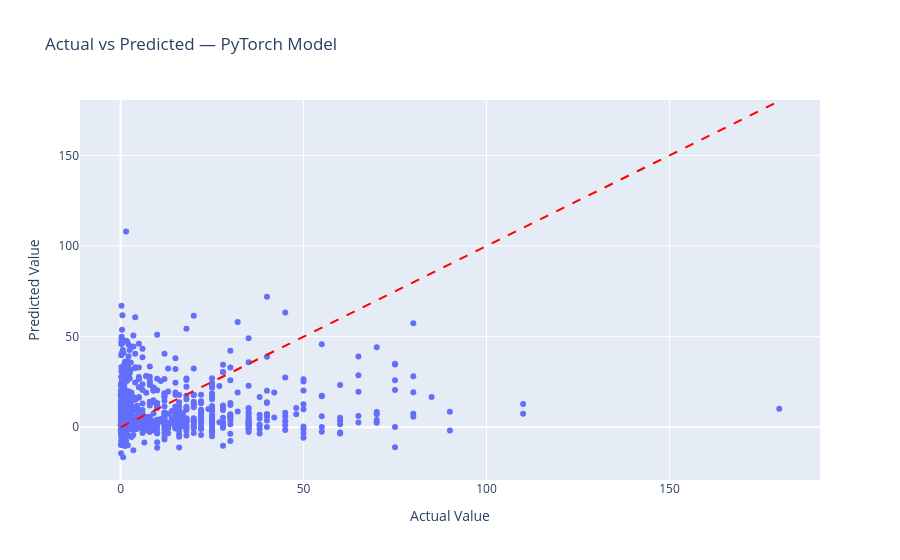

Notebook code for this chart:
### Code cell
import plotly.express as px
import pandas as pd

# Example: actual vs predicted
df_results = pd.DataFrame({
    "Actual": y_test_seq,
    "Predicted": preds
})

fig = px.scatter(
    df_results,
    x="Actual",
    y="Predicted",
    labels={"Actual": "Actual Value", "Predicted": "Predicted Value"},
    title="Actual vs Predicted — PyTorch Model"
)

# Add 45-degree reference line (perfect predictions)
fig.add_shape(
    type="line",
    x0=df_results["Actual"].min(),
    y0=df_results["Actual"].min(),
    x1=df_results["Actual"].max(),
    y1=df_results["Actual"].max(),
    line=dict(color="red", dash="dash")
)

fig.show()

### Figure 1 — Plotly figure (JSON) as saved in the notebook; plotly's stock layout.template omitted (floating-point values rounded to 4 significant figures; data arrays with more than 128 entries replaced by an {"elided": "..."} marker saying what was removed)
{"data": [{"hovertemplate": "Actual Value=%{x}<br>Predicted Value=%{y}<extra></extra>", "legendgroup": "", "marker": {"color": "#636efa", "symbol": "circle"}, "mode": "markers", "name": "", "orientation": "v", "showlegend": false, "type": "scatter", "x": {"elided": "950 float values"}, "xaxis": "x", "y": {"elided": "950 float values"}, "yaxis": "y"}], "layout": {"legend": {"tracegroupgap": 0}, "shapes": [{"line": {"color": "red", "dash": "dash"}, "type": "line", "x0": 0.05, "x1": 180, "y0": 0.05, "y1": 180}], "title": {"text": "Actual vs Predicted — PyTorch Model"}, "xaxis": {"anchor": "y", "domain": [0, 1], "title": {"text": "Actual Value"}}, "yaxis": {"anchor": "x", "domain": [0, 1], "title": {"text": "Predicted Value"}}}}
